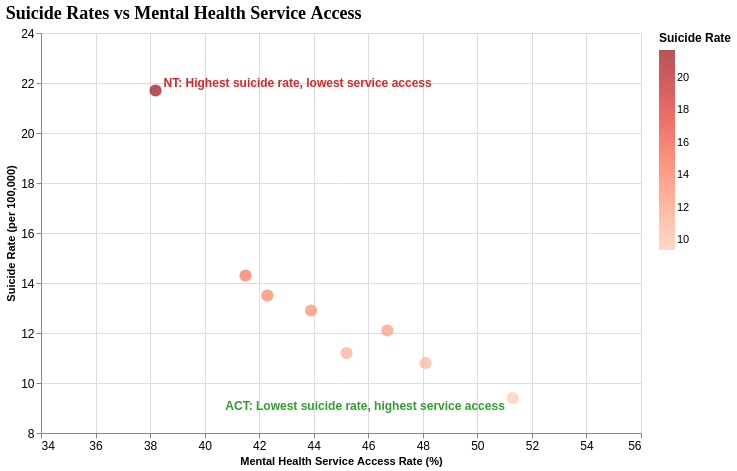

The Vega-Lite source for this figure:
### Vega-Lite specification from a JSON file in a GitHub repository (floating-point values rounded to 4 significant figures)
{"$schema": "https://vega.github.io/schema/vega-lite/v5.json", "title": {"text": "Suicide Rates vs Mental Health Service Access", "fontSize": 18, "font": "Merriweather", "anchor": "start"}, "width": 600, "height": 400, "data": {"values": [{"state": "NSW", "suicide_rate": 11.2, "access_rate": 45.2}, {"state": "VIC", "suicide_rate": 10.8, "access_rate": 48.1}, {"state": "QLD", "suicide_rate": 13.5, "access_rate": 42.3}, {"state": "SA", "suicide_rate": 12.1, "access_rate": 46.7}, {"state": "WA", "suicide_rate": 12.9, "access_rate": 43.9}, {"state": "TAS", "suicide_rate": 14.3, "access_rate": 41.5}, {"state": "NT", "suicide_rate": 21.7, "access_rate": 38.2}, {"state": "ACT", "suicide_rate": 9.4, "access_rate": 51.3}]}, "layer": [{"mark": {"type": "point", "filled": true, "size": 150}, "encoding": {"x": {"field": "access_rate", "type": "quantitative", "title": "Mental Health Service Access Rate (%)", "scale": {"domain": [35, 55]}, "axis": {"labelFontSize": 12}}, "y": {"field": "suicide_rate", "type": "quantitative", "title": "Suicide Rate (per 100,000)", "scale": {"domain": [8, 23]}, "axis": {"labelFontSize": 12}}, "color": {"field": "suicide_rate", "type": "quantitative", "scale": {"scheme": "reds"}, "legend": {"title": "Suicide Rate", "titleFontSize": 12, "labelFontSize": 11}}, "tooltip": [{"field": "state", "type": "nominal", "title": "State/Territory"}, {"field": "access_rate", "type": "quantitative", "title": "Service Access (%)", "format": ".1f"}, {"field": "suicide_rate", "type": "quantitative", "title": "Suicide Rate (per 100k)", "format": ".1f"}]}}, {"transform": [{"filter": "datum.state == 'NT'"}], "mark": {"type": "text", "align": "left", "dx": 8, "dy": -8, "fontSize": 12, "fontWeight": "bold", "color": "#d62728"}, "encoding": {"x": {"field": "access_rate", "type": "quantitative"}, "y": {"field": "suicide_rate", "type": "quantitative"}, "text": {"value": "NT: Highest suicide rate,\nlowest service access"}}}, {"transform": [{"filter": "datum.state == 'ACT'"}], "mark": {"type": "text", "align": "right", "dx": -8, "dy": 8, "fontSize": 12, "fontWeight": "bold", "color": "#2ca02c"}, "encoding": {"x": {"field": "access_rate", "type": "quantitative"}, "y": {"field": "suicide_rate", "type": "quantitative"}, "text": {"value": "ACT: Lowest suicide rate,\nhighest service access"}}}]}
